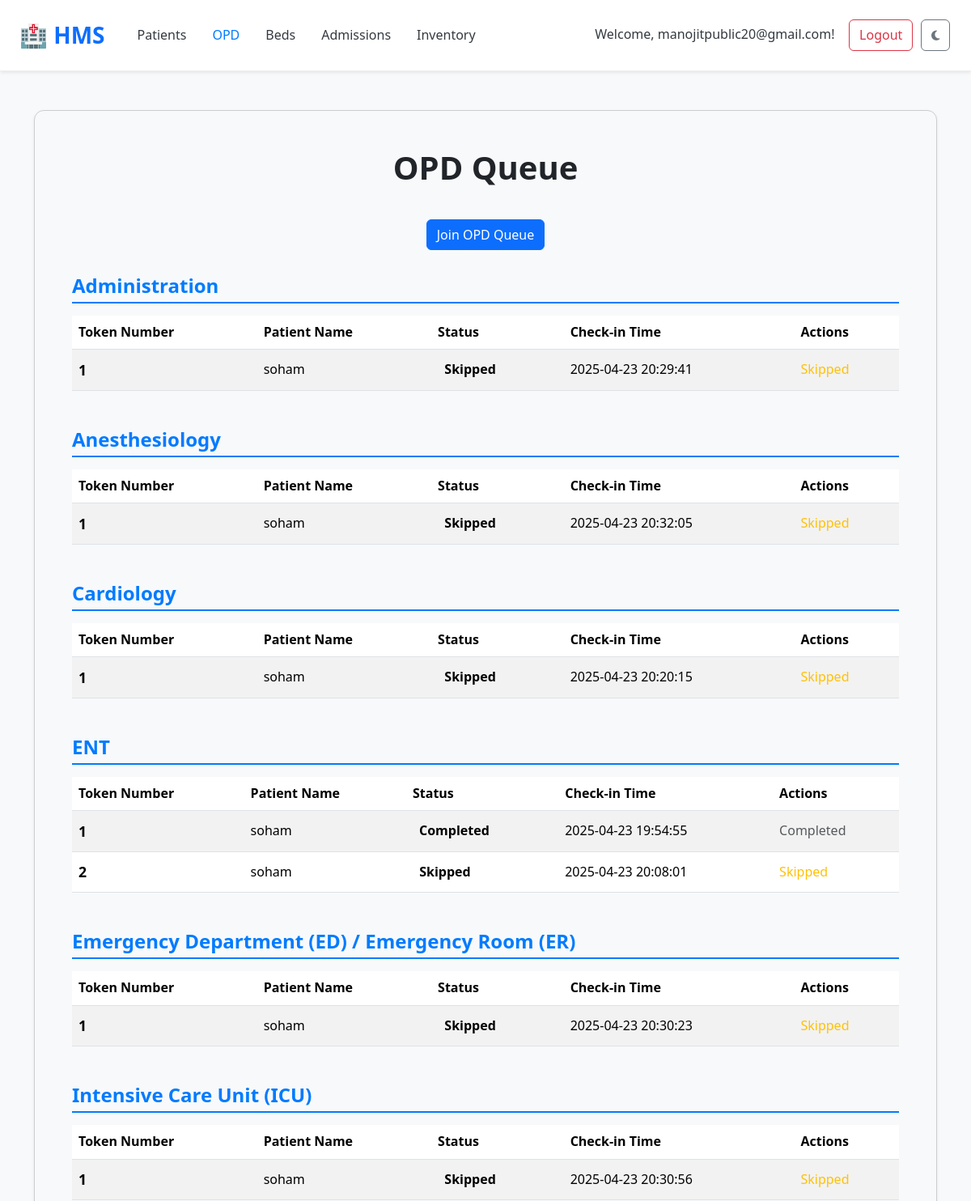
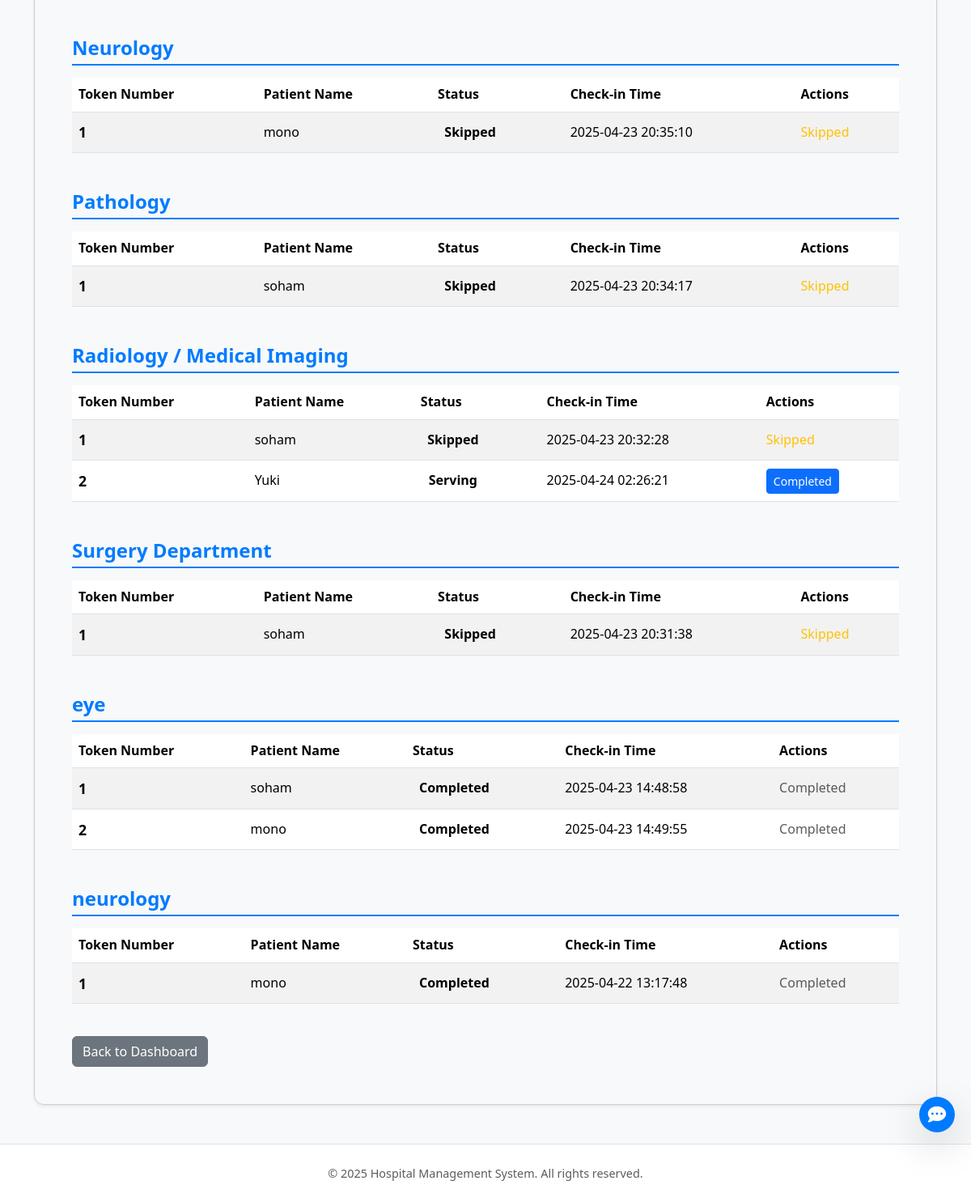
The page /opd (signed in) on the database its author committed (2 pictures, top to bottom).
### tables this page shows
CREATE TABLE opd_queue (
    queue_id TEXT PRIMARY KEY,
    patient_id TEXT NOT NULL,
    department TEXT NOT NULL,
    token_number INTEGER NOT NULL,
    status TEXT NOT NULL DEFAULT 'Waiting',
    check_in_time TIMESTAMP DEFAULT CURRENT_TIMESTAMP,
    FOREIGN KEY (patient_id) REFERENCES patients(patient_id)
);

CREATE TABLE patients (
    patient_id TEXT PRIMARY KEY,
    name TEXT NOT NULL,
    age INTEGER,
    gender TEXT,
    contact_number TEXT,
    address TEXT,
    emergency_contact TEXT,
    blood_group TEXT,
    medical_history TEXT
);

### app.py (the view)
@app.route('/opd')
def view_opd_queue():
    conn = get_db()
    cursor = conn.cursor()
    try:
        cursor.execute("""
            SELECT
                oq.queue_id,
                oq.token_number,
                p.name,
                oq.department,
                oq.status,
                oq.check_in_time
            FROM opd_queue oq
            JOIN patients p ON oq.patient_id = p.patient_id
            ORDER BY oq.department ASC, oq.check_in_time ASC
        """)
        queue_items = cursor.fetchall()
    except sqlite3.Error as e:
        print(f"Database error fetching OPD queue: {e}")
        flash(f"Error loading OPD queue: {e}", "danger")
        queue_items = []
    finally:
        close_db(conn)
    grouped_queue = {}
    for item in queue_items:
        department = item['department']
        if department not in grouped_queue:
            grouped_queue[department] = []
        grouped_queue[department].append(item)
    can_manage_opd = session.get('user_type') in ['hospital', 'doctor']
    return render_template('view_opd_queue.html',
                           grouped_queue=grouped_queue,
                           can_manage_opd=can_manage_opd)

### app.py (called while the page is built)
def get_db():
    conn = sqlite3.connect(DATABASE)
    conn.row_factory = sqlite3.Row
    return conn

### templates/view_opd_queue.html (shortened to what this page needs)
<!DOCTYPE html>
<html lang="en">
<head>
    <link href="https://cdn.jsdelivr.net/npm/bootstrap@5.3.3/dist/css/bootstrap.min.css" rel="stylesheet">
    <link href="https://cdn.jsdelivr.net/npm/aos@2.3.4/dist/aos.css" rel="stylesheet">
    <link rel="stylesheet" href="https://cdnjs.cloudflare.com/ajax/libs/font-awesome/6.5.0/css/all.min.css" />
    <link rel="stylesheet" href="{{ url_for('static', filename='style.css') }}">
    <link rel="stylesheet" href="{{ url_for('static', filename='index_style.css') }}">
</head>
<body {% if g.get('theme')=='dark' %}data-bs-theme="dark" {% endif %}>
    <nav class="navbar navbar-expand-lg navbar-light bg-white shadow-sm px-4" data-aos="fade-down">
        <a class="navbar-brand fw-bold text-primary" href="{{ url_for('index') }}">🏥 HMS</a>
        <div class="collapse navbar-collapse justify-content-between" id="navbarNav">
            <ul class="navbar-nav">
                {% if session.get('user_id') %}
                <li class="nav-item">
                    <a class="nav-link {% if request.endpoint == 'list_patients' %}active{% endif %}"
                        href="{{ url_for('list_patients') }}">Patients</a>
                </li>
                <li class="nav-item">
                    <a class="nav-link {% if request.endpoint == 'view_opd_queue' %}active{% endif %}"
                        href="{{ url_for('view_opd_queue') }}">OPD</a>
                </li>
                <li class="nav-item">
                    <a class="nav-link {% if request.endpoint == 'list_beds' %}active{% endif %}"
                        href="{{ url_for('list_beds') }}">Beds</a>
                </li>
                <li class="nav-item">
                    <a class="nav-link {% if request.endpoint == 'list_admissions' %}active{% endif %}"
                        href="{{ url_for('list_admissions') }}">Admissions</a>
                </li>
                <li class="nav-item">
                    <a class="nav-link {% if request.endpoint == 'view_inventory' %}active{% endif %}"
                        href="{{ url_for('view_inventory') }}">Inventory</a>
                </li>
                {% endif %}
            </ul>
            <ul class="navbar-nav">
                {% if session.get('user_id') %}
                <li class="nav-item">
                    <a class="nav-link navbar-text me-2" href="{{ url_for('view_profile') }}" style="cursor: pointer;">
                        Welcome, {{ session.get('user_email') }}!
                    </a>
                </li>
                <li class="nav-item">
                    <a class="btn btn-outline-danger" href="{{ url_for('logout') }}">Logout</a>
                </li>
                {% endif %}
                <li class="nav-item">
                    <button id="darkModeToggle" class="btn btn-outline-secondary ms-2" title="Toggle Dark Mode"
                        aria-label="Toggle Dark Mode">
                        <i class="fas fa-moon moon-icon"></i>
                    </button>
                </li>
            </ul>
        </div>
    </nav>
    <div class="container my-5">
        <div class="opd-queue-container card shadow-sm">
            <div class="card-body">
                <h1>OPD Queue</h1>
                <div class="join-opd-button-container">
                    <a href="{{ url_for('join_opd_queue') }}" class="btn btn-primary">Join OPD Queue</a>
                </div>
                {% if grouped_queue | length == 0 %}
                <p class="text-center text-muted">No patients in the OPD queue across all departments.</p>
                {% else %}
                {% for department, queue_items in grouped_queue.items() %}
                <h2 class="department-heading">{{ department }}</h2>
                {% if queue_items | length == 0 %}
                <p class="text-center text-muted empty-department-message">No patients in the {{ department }} queue.</p>
                {% else %}
                <div class="table-responsive">
                    <table class="table table-striped table-hover align-middle opd-queue-table">
                        <thead>
                            <tr>
                                <th>Token Number</th>
                                <th>Patient Name</th>
                                <th>Status</th>
                                <th>Check-in Time</th>
                                {% if can_manage_opd %}
                                <th>Actions</th>
                                {% endif %}
                            </tr>
                        </thead>
                        <tbody>
                            {% for item in queue_items %}
                            <tr data-queue-id="{{ item['queue_id'] }}" class="status-{{ item['status'] | lower }}">
                                <td>{{ item['token_number'] }}</td>
                                <td>{{ item['name'] }}</td>
                                <td>
                                    <span class="status-span status-{{ item['status'] }}">{{ item['status'] }}</span>
                                </td>
                                <td>{{ item['check_in_time'] }}</td>
                                {% if can_manage_opd %}
                                <td>
                                    {% if item['status'] == 'Waiting' %}
                                    <button class="btn btn-sm btn-success status-btn me-1" data-queue-id="{{ item['queue_id'] }}"
                                        data-new-status="Serving">Serving</button>
                                    <button class="btn btn-sm btn-danger status-btn" data-queue-id="{{ item['queue_id'] }}"
                                        data-new-status="Skipped">Skipped</button>
                                    {% elif item['status'] == 'Serving' %}
                                    <button class="btn btn-sm btn-primary status-btn" data-queue-id="{{ item['queue_id'] }}"
                                        data-new-status="Completed">Completed</button>
                                    {% elif item['status'] == 'Completed' %}
                                    <span class="text-muted">Completed</span>
                                    {% elif item['status'] == 'Skipped' %}
                                    <span class="text-warning">Skipped</span>
                                    {% else %}
                                    {{ item['status'] }}
                                    {% endif %}
                                </td>
                                {% endif %}
                            </tr>
                            {% endfor %}
                        </tbody>
                    </table>
                </div>
                {% endif %}
                {% endfor %}
                {% endif %}
                <div class="mt-4">
                    <a href="{{ url_for('index') }}" class="btn btn-secondary">Back to Dashboard</a>
                </div>
            </div>
        </div>
    </div>
    <footer class="bg-white border-top py-4 text-center" data-aos="fade-up">
        <div class="container">
            <p class="mb-0 text-muted">&copy; 2025 Hospital Management System. All rights reserved.</p>
        </div>
    </footer>
    <div id="chatbot-container">
        <button id="chatbot-toggle-btn" class="btn btn-primary rounded-circle shadow-lg">
            <i class="fas fa-comment-dots"></i>
        </button>
    </div>
</body>
</html>

### static/style.css (style rules this page uses)
html { scroll-behavior: smooth; }
:root { --primary-color: #007bff; --primary-darker: #0056b3; --secondary-color: #6c757d; --light-bg: #f8f9fa; --dark-text: #343a40; --card-border-color: #eee; }
body { font-family: 'Segoe UI', Tahoma, Geneva, Verdana, sans-serif; color: var(--dark-text); background-color: var(--light-bg); line-height: 1.6; }
.navbar { background-color: white !important; border-bottom: 1px solid var(--card-border-color); padding: 1rem 2rem; }
.navbar { position: sticky; top: 0; z-index: 999; }
.nav-item { display: flex; justify-content: center; text-align: center; }
.navbar-brand { font-size: 1.75rem; font-weight: bold; color: var(--primary-color); }
.navbar-nav .nav-link { color: var(--dark-text); margin-left: 1rem; padding: 0.5rem 1rem; }
.navbar-nav .nav-link:hover, .navbar-nav .nav-link.active { color: var(--primary-color); font-weight: 500; }
.navbar-nav .btn { margin: 0.1rem; }
footer { color: #777; font-size: 0.9rem; }

### static/index_style.css (style rules this page uses)
body { opacity: 0; transition: opacity 0.5s ease-in-out; }
body.loaded { opacity: 1; }
.card { transition: transform 0.3s ease, box-shadow 0.3s ease; }
#darkModeToggle { transition: all 0.3s ease; font-size: 14px; padding: 8px 12px; }
#chatbot-toggle-btn { position: fixed; bottom: calc(20px + 56px + 10px); right: 20px; z-index: 1052; width: 44px; height: 44px; border-radius: 50%; background-color: #007bff; color: white; border: none; display: flex; align-items: center; justify-content: center; cursor: pointer; box-shadow: 0 4px 8px rgba(0, 0, 0, 0.2); transition: all 0.3s ease; font-size: 1.4rem; }
#chatbot-toggle-btn i { color: inherit; }

### templates/view_opd_queue.html (style rules this page uses)
.opd-queue-container { margin-top: 30px; padding: 30px; background-color: var(--card-bg-color); border-radius: 12px; box-shadow: 0 5px 15px rgba(0, 0, 0, 0.1); }
.opd-queue-container h1 { text-align: center; margin-bottom: 40px; color: var(--text-color); font-weight: 700; }
.opd-queue-table tbody td:first-child { font-weight: bold; font-size: 1.1em; }
.opd-queue-table tbody td:nth-child(2) { font-weight: 500; }
.status-span { font-weight: bold; padding: 4px 8px; border-radius: 4px; display: inline-block; min-width: 80px; text-align: center; }
.status-span.status-Serving { background-color: var(--success-color-light); color: var(--success-color-dark); }
.status-span.status-Completed { background-color: var(--secondary-color-light); color: var(--secondary-color-dark); }
.status-span.status-Skipped { background-color: var(--danger-color-light); color: var(--danger-color-dark); }
.opd-queue-table tbody tr.status-serving { background-color: rgba(40, 167, 69, 0.1); border-left: 4px solid var(--success-color); }
.opd-queue-table .status-btn { margin-right: 5px; min-width: 80px; text-align: center; }
.opd-queue-table .status-btn:last-child { margin-right: 0; }
.department-heading { margin-top: 30px; margin-bottom: 15px; padding-bottom: 5px; border-bottom: 2px solid var(--primary-color); color: var(--primary-color); font-size: 1.5rem; font-weight: 600; }
.join-opd-button-container { display: flex; justify-content: center; text-align: center; margin-bottom: 20px; }

### rows shown on the page
opd_queue: department "Administration", token_number "1", name "soham", status "Skipped", check_in_time "2025-04-23 20:29:41"
opd_queue: department "Anesthesiology", token_number "1", name "soham", status "Skipped", check_in_time "2025-04-23 20:32:05"
opd_queue: department "Cardiology", token_number "1", name "soham", status "Skipped", check_in_time "2025-04-23 20:20:15"
opd_queue: department "ENT", token_number "1", name "soham", status "Completed", check_in_time "2025-04-23 19:54:55"
opd_queue: token_number "2", name "soham", status "Skipped", check_in_time "2025-04-23 20:08:01"
opd_queue: department "Emergency Department (ED) / Emergency Room (ER)", token_number "1", name "soham", status "Skipped", check_in_time "2025-04-23 20:30:23"
opd_queue: department "Intensive Care Unit (ICU)", token_number "1", name "soham", status "Skipped", check_in_time "2025-04-23 20:30:56"
opd_queue: department "Neurology", token_number "1", name "mono", status "Skipped", check_in_time "2025-04-23 20:35:10"
opd_queue: department "Pathology", token_number "1", name "soham", status "Skipped", check_in_time "2025-04-23 20:34:17"
opd_queue: department "Radiology / Medical Imaging", token_number "1", name "soham", status "Skipped", check_in_time "2025-04-23 20:32:28"
opd_queue: token_number "2", name "Yuki", status "Serving", check_in_time "2025-04-24 02:26:21"
opd_queue: department "Surgery Department", token_number "1", name "soham", status "Skipped", check_in_time "2025-04-23 20:31:38"
opd_queue: department "eye", token_number "1", name "soham", status "Completed", check_in_time "2025-04-23 14:48:58"
opd_queue: token_number "2", name "mono", status "Completed", check_in_time "2025-04-23 14:49:55"
opd_queue: department "neurology", token_number "1", name "mono", status "Completed", check_in_time "2025-04-22 13:17:48"

### other values the page prints
{{ session.get('user_email') }} "manojitpublic20@gmail.com"
